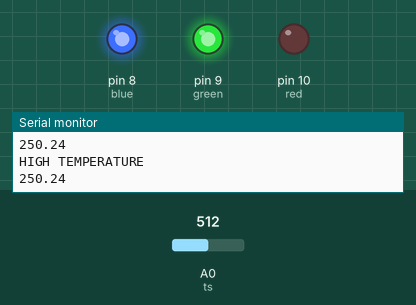
Recording of a sketch running on a simulated Arduino Uno, built with avr-gcc and run on an emulated ATmega328P. Parts: output pins drawn as LEDs (lit = HIGH), the last lines printed to the serial monitor. The inputs (shaded band) are chosen by the test bench; at power-on: A0 (ts) = 512.

Above: at 1.3 s.
1.4 s: A0 (ts) set to 69
3.2 s: A0 (ts) set to 61
At 4.4 s:
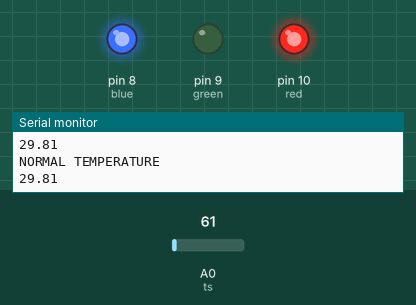
5.5 s: A0 (ts) set to 22
At 7.2 s:
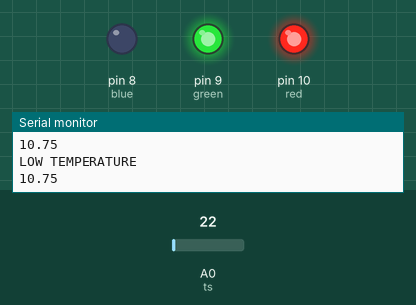
Timing chart, 0 to 8.7 s (numbered marks = the images above; inputs shaded):
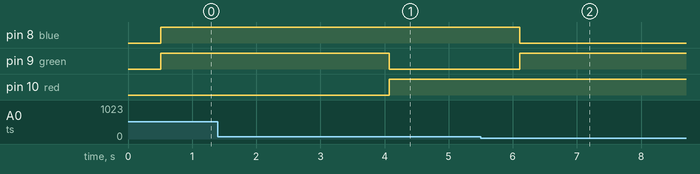

Measured:
- the behaviour switches between 66 and 65 on A0 (ts) (found by bisection; images 0 and 1)
- after the input at 3.2 s, pin 9 (green): HIGH → LOW after 0.87 s; pin 10 (red): LOW → HIGH after 0.87 s
- after the input at 5.5 s, pin 8 (blue): HIGH → LOW after 0.61 s; pin 9 (green): LOW → HIGH after 0.61 s

The sketch:

TEMPERATURE_SENSOR.ino
```cpp
#include <SoftwareSerial.h>
SoftwareSerial Bluetooth(2,3);
int ts=A0;
int red=10;
int green=9;
int blue=8;

void setup() {
  Serial.begin(9600);
  Bluetooth.begin(9600);
  pinMode(ts, INPUT);
  pinMode(red, OUTPUT);
  pinMode(blue, OUTPUT);
  pinMode(green, OUTPUT);
}

void loop() {
  float sensor_val=analogRead(ts);
  sensor_val=(sensor_val*500)/1023;
  Serial.println(sensor_val);
  Bluetooth.println(sensor_val);
  delay(500);
  if (sensor_val>=32)
  {
    analogWrite(red, 0);
    analogWrite(green, 255);
    analogWrite(blue, 255);
    Serial.println("HIGH TEMPERATURE");
  }
  if (sensor_val<32 && sensor_val>24)
  {
    analogWrite(red, 255);
    analogWrite(green, 0);
    analogWrite(blue, 255);
    Serial.println("NORMAL TEMPERATURE");
  }
  if (sensor_val<=24)
  {
    analogWrite(red, 255);
    analogWrite(green, 255);
    analogWrite(blue, 0);
    Serial.println("LOW TEMPERATURE");
  }
}
```
